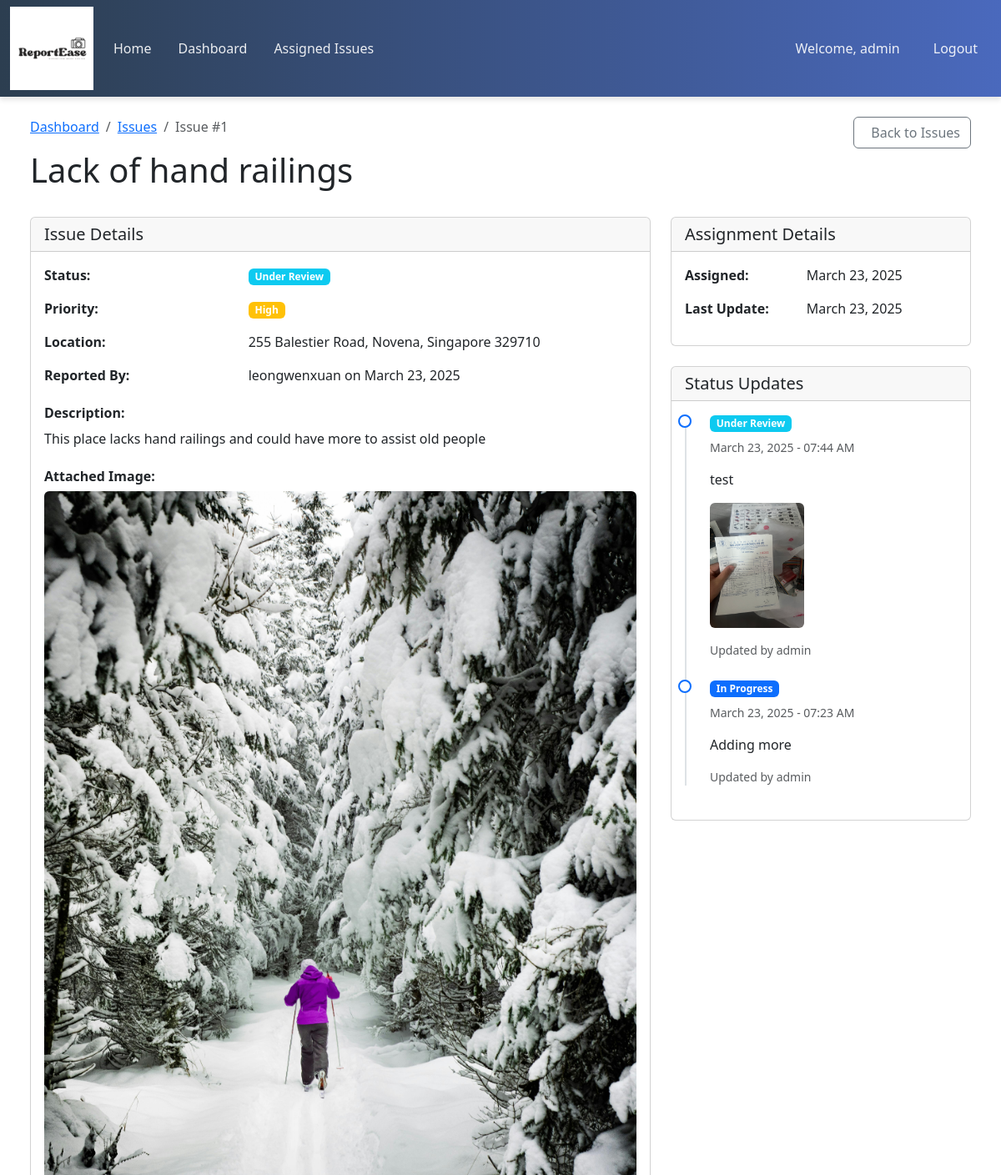
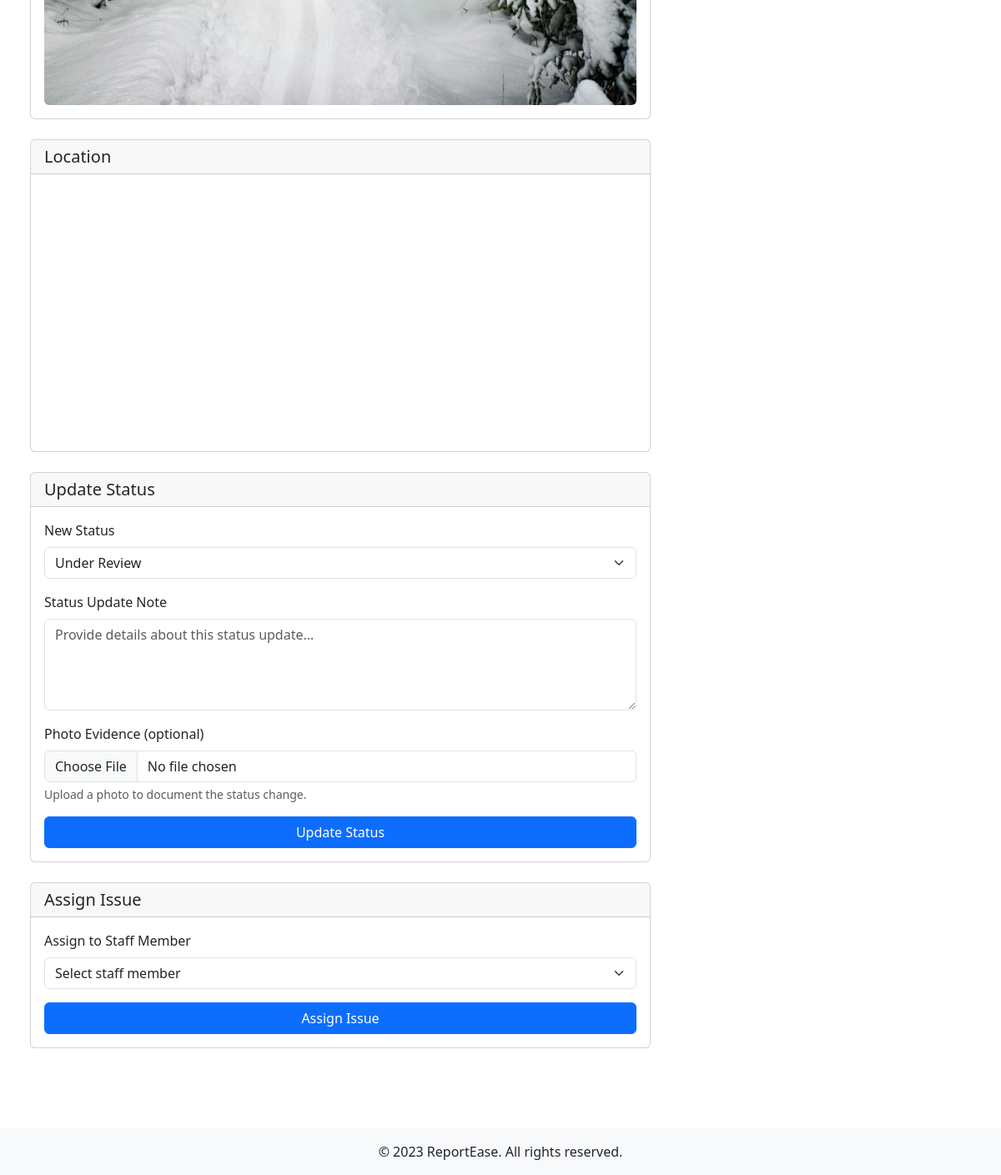
The page /agency/issues/1/ (signed in) on the database its author committed (2 pictures, top to bottom).
### fypapp/models.py (models this page shows, shortened)
class AccessibilityIssue(models.Model):
    PRIORITY_CHOICES = [
        (1, 'Low'),
        (2, 'Medium'),
        (3, 'High'),
        (4, 'Critical')
    ]
    STATUS_CHOICES = [
        ('open', 'Open'),
        ('assigned', 'Assigned to Agency'),
        ('in_progress', 'In Progress'),
        ('resolved', 'Resolved'),
        ('closed', 'Closed')
    ]
    title = models.CharField(max_length=200)
    description = models.TextField()
    location = models.CharField(max_length=200)
    latitude = models.DecimalField(max_digits=9, decimal_places=6)
    longitude = models.DecimalField(max_digits=9, decimal_places=6)
    reported_by = models.ForeignKey(User, on_delete=models.CASCADE)
    created_at = models.DateTimeField(auto_now_add=True)
    updated_at = models.DateTimeField(auto_now=True)
    priority = models.IntegerField(choices=PRIORITY_CHOICES, default=1)
    status = models.CharField(max_length=50, choices=STATUS_CHOICES, default='open')
    current_agency = models.ForeignKey(Agency, on_delete=models.SET_NULL, null=True, blank=True, related_name='current_issues')
    upvotes = models.ManyToManyField(User, related_name='upvoted_issues', blank=True)
    image = models.ImageField(upload_to='issue_images/', null=True, blank=True)

class IssueAssignment(models.Model):
    STATUS_CHOICES = [
        ('assigned', 'Assigned'),
        ('in_progress', 'In Progress'),
        ('under_review', 'Under Review'),
        ('completed', 'Completed'),
        ('rejected', 'Rejected')
    ]
    issue = models.ForeignKey(AccessibilityIssue, on_delete=models.CASCADE, related_name='assignments')
    agency = models.ForeignKey(Agency, on_delete=models.CASCADE, related_name='assigned_issues')
    assigned_to = models.ForeignKey(StaffProfile, on_delete=models.SET_NULL, null=True, blank=True, related_name='assignments')
    assigned_at = models.DateTimeField(auto_now_add=True)
    updated_at = models.DateTimeField(auto_now=True)
    status = models.CharField(max_length=20, choices=STATUS_CHOICES, default='assigned')
    estimated_completion = models.DateField(null=True, blank=True)

class StatusUpdate(models.Model):
    assignment = models.ForeignKey(IssueAssignment, on_delete=models.CASCADE, related_name='updates')
    status = models.CharField(max_length=20, choices=IssueAssignment.STATUS_CHOICES)
    note = models.TextField()
    created_by = models.ForeignKey(StaffProfile, on_delete=models.CASCADE)
    created_at = models.DateTimeField(auto_now_add=True)
    photo_evidence = models.ImageField(upload_to='status_updates/', null=True, blank=True)

class StaffProfile(models.Model):
    ROLE_CHOICES = [
        ('admin', 'Agency Admin')
    ]
    user = models.OneToOneField(User, on_delete=models.CASCADE, related_name='staff_profile')
    agency = models.ForeignKey(Agency, on_delete=models.CASCADE, related_name='staff')
    role = models.CharField(max_length=20, choices=ROLE_CHOICES)
    employee_id = models.CharField(max_length=50, unique=True)
    is_verified = models.BooleanField(default=False)

### fypapp/views.py (the view)
# urls.py: path('agency/issues/<int:assignment_id>/', views.agency_issue_detail, name='agency_issue_detail'),
@login_required
def agency_issue_detail(request, assignment_id):
    try:
        staff_profile = request.user.staff_profile
        assignment = get_object_or_404(IssueAssignment, id=assignment_id, agency=staff_profile.agency)
    except:
        return redirect('agency_issue_list')
    status_updates = StatusUpdate.objects.filter(assignment=assignment).order_by('-created_at')
    agency_staff = []
    if staff_profile.role == 'admin':
        agency_staff = StaffProfile.objects.filter(agency=staff_profile.agency)
    context = {
        'staff_profile': staff_profile,
        'assignment': assignment,
        'issue': assignment.issue,
        'status_updates': status_updates,
        'agency_staff': agency_staff,
        'mapbox_access_token': settings.MAPBOX_ACCESS_TOKEN,
    }
    return render(request, 'agency/issue_detail.html', context)

### fypapp/templates/agency/issue_detail.html (shortened to what this page needs)
{% extends 'base.html' %}
{% block extra_head %}
<link href="https://api.mapbox.com/mapbox-gl-js/v3.10.0/mapbox-gl.css" rel="stylesheet">
{% endblock %}
{% block content %}
<div class="container-fluid">
    <div class="row mb-4">
        <div class="col-md-8">
            <nav aria-label="breadcrumb">
                <ol class="breadcrumb">
                    <li class="breadcrumb-item"><a href="{% url 'agency_dashboard' %}">Dashboard</a></li>
                    <li class="breadcrumb-item"><a href="{% url 'agency_issue_list' %}">Issues</a></li>
                    <li class="breadcrumb-item active">Issue #{{ issue.id }}</li>
                </ol>
            </nav>
            <h1>{{ issue.title }}</h1>
        </div>
        <div class="col-md-4 text-end">
            <a href="{% url 'agency_issue_list' %}" class="btn btn-outline-secondary">
                Back to Issues
            </a>
        </div>
    </div>
    <div class="row">
        <div class="col-md-8">
            <div class="card mb-4">
                <div class="card-header">
                    <h5 class="mb-0">Issue Details</h5>
                </div>
                <div class="card-body">
                    <div class="row mb-3">
                        <div class="col-md-4 fw-bold">Status:</div>
                        <div class="col-md-8">
                            <span class="badge bg-{% if assignment.status == 'assigned' %}secondary{% elif assignment.status == 'in_progress' %}primary{% elif assignment.status == 'completed' %}success{% elif assignment.status == 'under_review' %}info{% elif assignment.status == 'rejected' %}danger{% endif %}">
                                {{ assignment.get_status_display }}
                            </span>
                        </div>
                    </div>
                    <div class="row mb-3">
                        <div class="col-md-4 fw-bold">Priority:</div>
                        <div class="col-md-8">
                            <span class="badge bg-{% if issue.priority == 4 %}danger{% elif issue.priority == 3 %}warning{% elif issue.priority == 2 %}info{% else %}success{% endif %}">
                                {{ issue.get_priority_display }}
                            </span>
                        </div>
                    </div>
                    <div class="row mb-3">
                        <div class="col-md-4 fw-bold">Location:</div>
                        <div class="col-md-8">{{ issue.location }}</div>
                    </div>
                    <div class="row mb-4">
                        <div class="col-md-4 fw-bold">Reported By:</div>
                        <div class="col-md-8">{{ issue.reported_by.username }} on {{ issue.created_at|date:"F d, Y" }}</div>
                    </div>
                    <h6 class="fw-bold">Description:</h6>
                    <p>{{ issue.description }}</p>
                    {% if issue.image %}
                    <h6 class="fw-bold mt-4">Attached Image:</h6>
                    <div class="mt-2">
                        <img src="{{ issue.image.url }}" alt="Issue Image" class="img-fluid rounded">
                    </div>
                    {% endif %}
                </div>
            </div>
            <div class="card mb-4">
                <div class="card-header">
                    <h5 class="mb-0">Location</h5>
                </div>
                <div class="card-body">
                    <div id="map" style="height: 300px;" data-lat="{{ issue.latitude }}" data-lng="{{ issue.longitude }}"></div>
                </div>
            </div>
            {% include 'agency/status_update_form.html' %}
            {% if user.staff_profile.role == 'admin' %}
            <div class="card mb-4">
                <div class="card-header">
                    <h5 class="mb-0">Assign Issue</h5>
                </div>
                <div class="card-body">
                    <form action="{% url 'assign_issue' assignment.id %}" method="post">
                        <div class="mb-3">
                            <label for="staff_id" class="form-label">Assign to Staff Member</label>
                            <select class="form-select" id="staff_id" name="staff_id" required>
                                <option value="">Select staff member</option>
                            </select>
                        </div>
                        <div class="d-grid">
                            <button type="submit" class="btn btn-primary">Assign Issue</button>
                        </div>
                    </form>
                </div>
            </div>
            {% endif %}
        </div>
        <div class="col-md-4">
            <div class="card mb-4">
                <div class="card-header">
                    <h5 class="mb-0">Assignment Details</h5>
                </div>
                <div class="card-body">
                    <div class="row mb-3">
                        <div class="col-md-5 fw-bold">Assigned:</div>
                        <div class="col-md-7">{{ assignment.assigned_at|date:"F d, Y" }}</div>
                    </div>
                    <div class="row mb-3">
                        <div class="col-md-5 fw-bold">Last Update:</div>
                        <div class="col-md-7">{{ assignment.updated_at|date:"F d, Y" }}</div>
                    </div>
                </div>
            </div>
            <div class="card">
                <div class="card-header">
                    <h5 class="mb-0">Status Updates</h5>
                </div>
                <div class="card-body">
                    {% if status_updates %}
                        <div class="status-timeline">
                            {% for update in status_updates %}
                                <div class="status-item">
                                    <h6>
                                        <span class="badge bg-{% if update.status == 'assigned' %}secondary{% elif update.status == 'in_progress' %}primary{% elif update.status == 'completed' %}success{% elif update.status == 'under_review' %}info{% elif update.status == 'rejected' %}danger{% endif %}">
                                            {{ update.get_status_display }}
                                        </span>
                                    </h6>
                                    <p class="text-muted small">{{ update.created_at|date:"F d, Y - h:i A" }}</p>
                                    <p>{{ update.note }}</p>
                                    {% if update.photo_evidence %}
                                        <div class="mt-2 mb-3">
                                            <a href="{{ update.photo_evidence.url }}" target="_blank">
                                                <img src="{{ update.photo_evidence.url }}" alt="Status Update Evidence" class="img-fluid rounded" style="max-height: 150px;">
                                            </a>
                                        </div>
                                    {% endif %}
                                    <p class="text-muted small">Updated by {{ update.created_by.user.username }}</p>
                                </div>
                            {% endfor %}
                        </div>
                    {% else %}
                        <div class="alert alert-info">No status updates have been made yet.</div>
                    {% endif %}
                </div>
            </div>
        </div>
    </div>
</div>
{% endblock %}

### fypapp/templates/navbar.html (shortened to what this page needs)
{% load static %}
<link rel="stylesheet" href="{% static 'styles/navbar.css' %}">
<nav class="navbar navbar-expand-lg navbar-dark">
        <div class="container-fluid">
        {% load static %}
        <a href="/">
            <img src="{% static 'images/logo.png' %}" alt="ReportEase Logo" height="100" class="d-inline-block align-top me-2">
        </a>
        <div class="collapse navbar-collapse" id="navbarNav">
            <ul class="navbar-nav me-auto">
                <li class="nav-item">
                    <a class="nav-link" href="/">Home</a>
                </li>
                {% if user.is_authenticated %}
                    {% if user.staff_profile %}
                        <li class="nav-item">
                            <a class="nav-link" href="{% url 'agency_dashboard' %}">Dashboard</a>
                        </li>
                        <li class="nav-item">
                            <a class="nav-link" href="{% url 'agency_issue_list' %}">Assigned Issues</a>
                        </li>
                    {% endif %}
                {% else %}
                    <li class="nav-item">
                        <a class="nav-link" href="/issues">Issues</a>
                    </li>
                {% endif %}
            </ul>
            <div class="navbar-nav">
                {% if user.is_authenticated %}
                     <a class="nav-item nav-link" href="{% url 'profile' %}">Welcome, {{ user.username }}</a>
                    <form method="post" action="{% url 'logout' %}" class="d-inline">
                        <button type="submit" class="nav-link border-0 bg-transparent">Logout</button>
                    </form>
                {% else %}
                    <a class="nav-link" href="{% url 'login' %}">Login</a>
                    <a class="nav-link" href="{% url 'register' %}">Register</a>
                {% endif %}
            </div>
        </div>
    </div>
</nav>

### fypapp/templates/agency/status_update_form.html (shortened to what this page needs)
<div class="card mb-4">
    <div class="card-header">
        <h5 class="mb-0">Update Status</h5>
    </div>
    <div class="card-body">
        <form action="{% url 'update_issue_status' assignment.id %}" method="post" enctype="multipart/form-data">
            <div class="mb-3">
                <label for="status" class="form-label">New Status</label>
                <select class="form-select" id="status" name="status" required>
                    {% for status_value, status_label in assignment.STATUS_CHOICES %}
                        <option value="{{ status_value }}" {% if assignment.status == status_value %}selected{% endif %}>
                            {{ status_label }}
                        </option>
                    {% endfor %}
                </select>
            </div>
            <div class="mb-3">
                <label for="note" class="form-label">Status Update Note</label>
                <textarea class="form-control" id="note" name="note" rows="4" required
                          placeholder="Provide details about this status update..."></textarea>
            </div>
            <div class="mb-3">
                <label for="photo_evidence" class="form-label">Photo Evidence (optional)</label>
                <input type="file" class="form-control" id="photo_evidence" name="photo_evidence" accept="image/*">
                <div class="form-text">Upload a photo to document the status change.</div>
            </div>
            <div class="d-grid gap-2">
                <button type="submit" class="btn btn-primary">Update Status</button>
            </div>
        </form>
    </div>
</div>

### static/styles/navbar.css (style rules this page uses)
.navbar { box-shadow: 0 4px 6px rgba(0, 0, 0, 0.1); padding: 0.5rem 0; background: linear-gradient(to right, #2c3e50, #4a69bd) !important; }
.nav-link { position: relative; padding: 0.5rem 1rem !important; transition: color 0.2s; color: rgba(255, 255, 255, 0.9) !important; }
.nav-link:after { content: ""; position: absolute; width: 0; height: 2px; bottom: 0; left: 50%; background-color: #ff9e00; transition: all 0.3s; }
.navbar-nav .nav-item.nav-link { margin: 0 0.5rem; }
.bg-transparent.nav-link { cursor: pointer; }

### fypapp/templates/base.html (style rules this page uses)
body { display: flex; flex-direction: column; min-height: 100vh; }
#map { height: 400px; width: 100%; border-radius: 8px; }

### fypapp/templates/agency/issue_detail.html (style rules this page uses)
.status-timeline { position: relative; padding-left: 30px; }
.status-timeline::before { content: ''; position: absolute; left: 0; top: 0; height: 100%; width: 2px; background-color: #dee2e6; }
.status-item { position: relative; margin-bottom: 25px; }
.status-item::before { content: ''; position: absolute; left: -38px; top: 0; width: 16px; height: 16px; border-radius: 50%; background-color: #ffffff; border: 2px solid #0d6efd; }

### rows shown on the page
AccessibilityIssue: id "1", title "Lack of hand railings", priority "High", location "255 Balestier Road, Novena, Singapore 329710", reported_by.username "leongwenxuan", created_at "March 23, 2025", description "This place lacks hand railings and could have more to assist old people", image (picture)
IssueAssignment: status "Under Review", assigned_at "March 23, 2025", updated_at "March 23, 2025"
StatusUpdate: status "Under Review", created_at "March 23, 2025 - 07:44 AM", note "test", photo_evidence (picture), created_by.user.username "admin"
StatusUpdate: status "In Progress", created_at "March 23, 2025 - 07:23 AM", note "Adding more", created_by.user.username "admin"

### other values the page prints
{{ user.username }} "admin"
